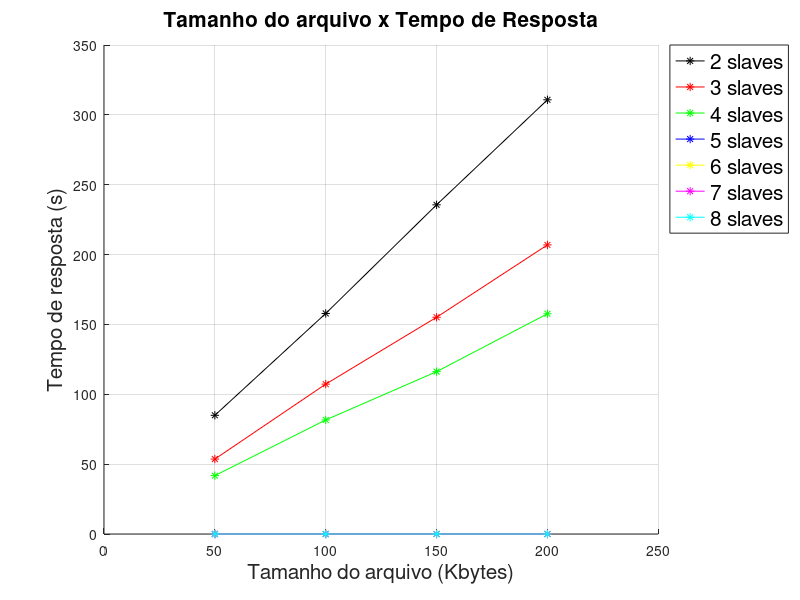

Reproduce this figure in MATLAB.
tamanhoDoArquivo = [50, 100, 150, 200];
tempoDeResposta2 = [84.957784782, 157.855352618, 235.610801559, 310.771303306];
tempoDeResposta3 = [53.629465838, 107.277532968, 155.136252361, 206.92171052];
tempoDeResposta4 = [41.771415792, 81.631810439, 116.209738053, 157.632811493];
tempoDeResposta5 = [0, 0, 0, 0];
tempoDeResposta6 = [0, 0, 0, 0];
tempoDeResposta7 = [0, 0, 0, 0];
tempoDeResposta8 = [0, 0, 0, 0];

hold on;

plot(tamanhoDoArquivo, tempoDeResposta2, "*-r", "color", "k");
plot(tamanhoDoArquivo, tempoDeResposta3, "*-r", "color", "r");
plot(tamanhoDoArquivo, tempoDeResposta4, "*-r", "color", "g");
plot(tamanhoDoArquivo, tempoDeResposta5, "*-r", "color", "b");
plot(tamanhoDoArquivo, tempoDeResposta6, "*-r", "color", "y");
plot(tamanhoDoArquivo, tempoDeResposta7, "*-r", "color", "m");
plot(tamanhoDoArquivo, tempoDeResposta8, "*-r", "color", "c");


xlabel("Tamanho do arquivo (Kbytes)", "fontsize", 15);
ylabel("Tempo de resposta (s)", "fontsize", 15);
title("Tamanho do arquivo x Tempo de Resposta", "fontsize", 15);

h = legend("2 slaves", "3 slaves", "4 slaves", "5 slaves", "6 slaves", "7 slaves", "8 slaves");
legend (h, "location", "northeastoutside");
set (h, "fontsize", 15);

axis([0, 250]);

grid on;

hold off;

# epsfilename = "graficoTamArquivoXtempoResposta";
# print(epsfilename, '-depsc2');
